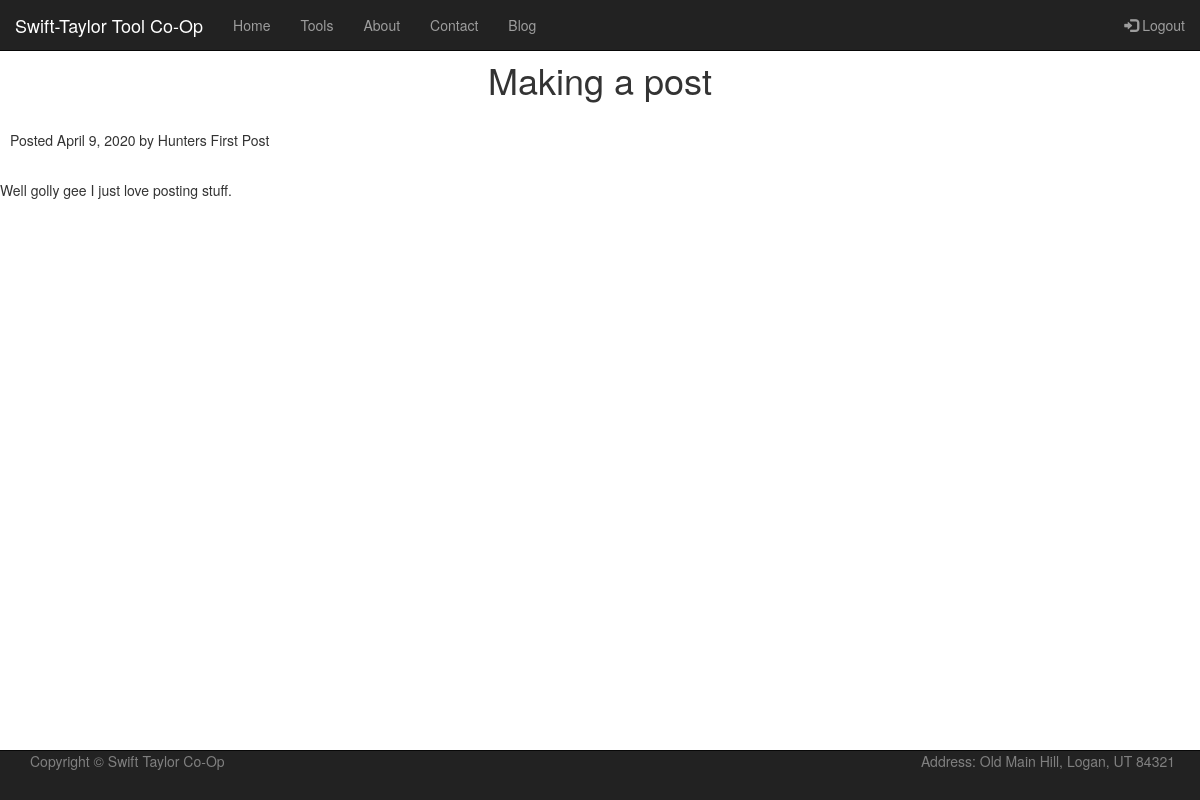
Page /blog/10/ (signed in) on the committed database.
### tools/models.py (models this page shows)
class Blog(models.Model):
    title = models.CharField(max_length=200)
    author = models.CharField(max_length=100)
    content = models.TextField()
    date = models.DateField(default=datetime.date.today)

### tools/views.py (the view)
# urls.py: path('blog/<int:pk>/', tools_views.EntryView.as_view(), name = 'entry'),
class EntryView(generic.DetailView):
    model = Blog
    template_name = 'tools/entry.html'
    def get_context_data(self, **kwargs):
        context = super().get_context_data(**kwargs)
        context['comments'] = Comment.objects.filter(blog = self.get_object())
        return context

### tools/templates/tools/entry.html (shortened to what this page needs)
<!DOCTYPE html>
{% load static %}
<html lang = "en">
    <head>
        {% load static %}
        <link rel="stylesheet" href="https://maxcdn.bootstrapcdn.com/bootstrap/3.4.1/css/bootstrap.min.css">
        <link rel="stylesheet" href = "{% static 'tools/style.css' %}">
    </head>
<nav class="navbar navbar-inverse navbar-fixed-top">
  <div class="container-fluid">
    <div class="navbar-header">
      <a class="navbar-brand" href="#">Swift-Taylor Tool Co-Op</a>
    </div>
    <ul class="nav navbar-nav">
      <li><a href="{% url 'homepage' %}">Home</a></li>
      <li><a href="{% url 'tools' %}">Tools</a></li>
      <li><a href="{% url 'about' %}">About</a></li>
    <li><a href="{% url 'contact' %}">Contact</a></li>
    <li><a href="{% url 'blog' %}">Blog</a></li>
    </ul>
    <ul class="nav navbar-nav navbar-right">
    {% if user.is_authenticated %}
      <li><a href="{% url 'logout' %}"><span class="glyphicon glyphicon-log-in"></span> Logout</a></li>
    {% else %}
      <li class="active"><a href="{% url 'register' %}"><span class="glyphicon glyphicon-user"></span> Sign Up</a></li>
      <li><a href="{% url 'login' %}"><span class="glyphicon glyphicon-log-in"></span> Login</a></li>
    {% endif %}
    </ul>
  </div>
</nav>
    <body>
    <br>
	<br>
        <h1>{{object.title}}</h1><br>
        <p>Posted {{object.date}} by {{object.author}}</p><br>
        {{object.content}}
        <br>
<nav class="navbar navbar-inverse navbar-fixed-bottom">
  <div class="container">
    <p class="nav navbar-nav navbar-left" style="color:gray;"> Copyright &copy; Swift Taylor Co-Op</p>
	<p class="nav navbar-nav navbar-right" style="color:gray;"> Address: Old Main Hill, Logan, UT 84321 </p>
  </div>
</nav>
    </body>
</html>

### tools/static/tools/style.css (style rules this page uses)
h1 { text-align: center; padding-left: 10px; padding-right: 10px; }
p { padding-left: 10px; padding-right: 10px; }

### rows in the picture
Blog: title "Making a post", date "April 9, 2020", author "Hunters First Post", content "Well golly gee I just love posting stuff."
